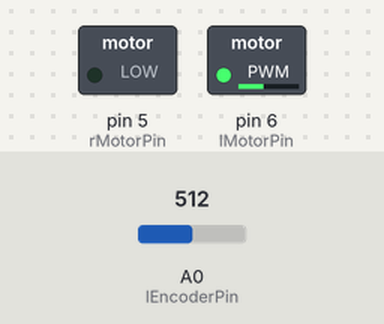
Simulated run of this sketch. Board: Arduino Uno, built with avr-gcc and run on an emulated ATmega328P. On the bench: switched loads named in the sketch (green lamp = pin HIGH). The inputs (shaded band) are chosen by the test bench; at power-on: A0 (lEncoderPin) = 512.

Above: at 0.13 s.
Timing chart, 0 to 1.5 s (numbered marks = the images above):
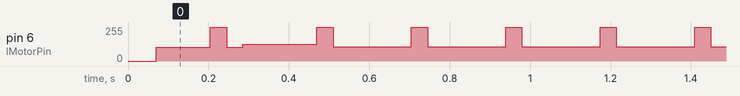

The sketch:

run.ino
```cpp
int lEncoder = 0;
int rEncoder = 0;
int lEncoderPin = 0;
int rEncoderPin = 1;
int lEncoderPrevVal = 0;
int rDirection = 1; // -1, 0, or 1
int lDirection = 1; // -1, 0, or 1
int rMotorPin = 5;
int lMotorPin = 6;

int threshold = 512; // for encoders

int i = 0; // bounces back and forth for testing

void setup() {
  pinMode(5, OUTPUT);
  pinMode(6, OUTPUT);

  digitalWrite(5, LOW);
  digitalWrite(6, LOW);
}

int temp = 0;

void loop() {
  // encoder updating
  temp = analogRead(lEncoderPin);
  if (temp > threshold && lEncoderPrevVal < threshold) {
    lEncoder += lDirection;
  }
  lEncoderPrevVal = temp;

  // motor moving
  i++;
  if (i > 1000) {
    analogWrite(lMotorPin, 2000 - i);
  }
  else {
    analogWrite(lMotorPin, i);
  }
  if (i > 2000) {
    i = 0;
  }
}
```
